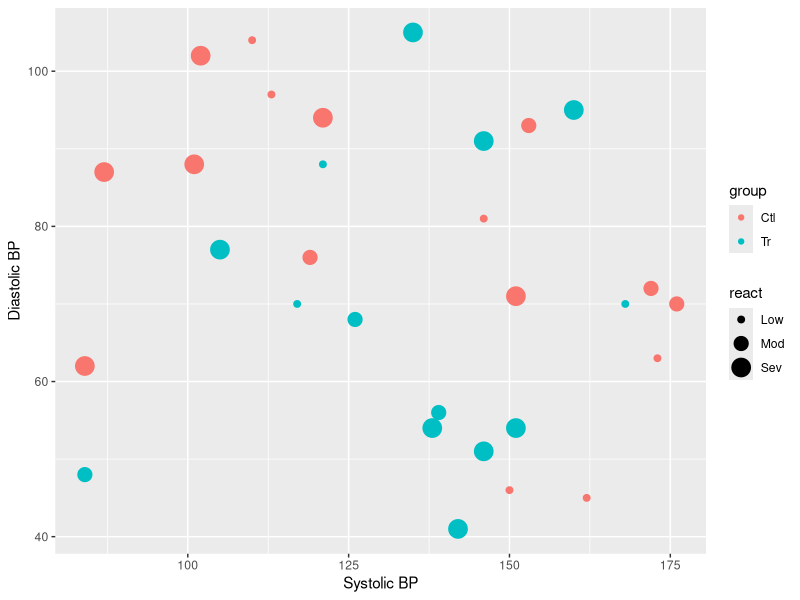
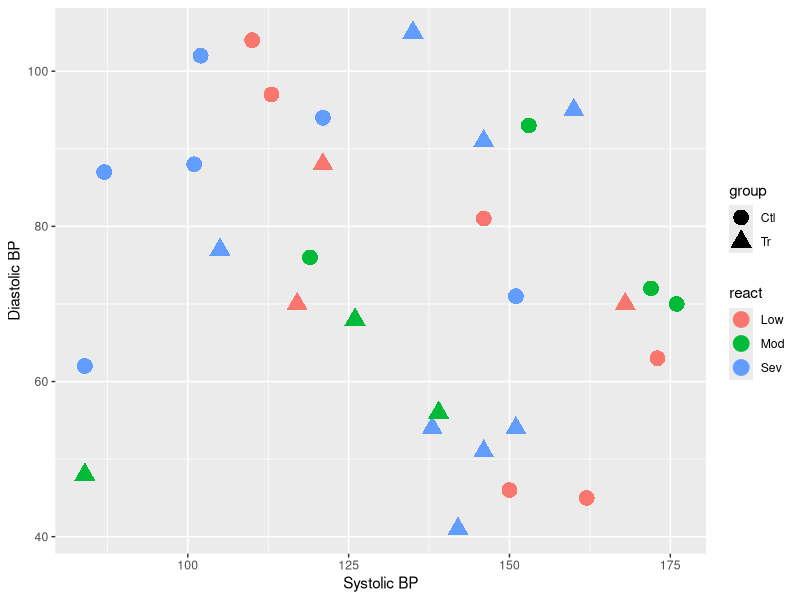

R code for these plots, in order:
## ---- chunk 1
library(ggplot2)
library(dplyr)
## ---- chunk 2
set.seed(101)
n <- 30
Tmp <- data.frame(
  sbp =  round(runif(n, min=80, max=180)),
  dbp = round(runif(n, min=40, max=110)),
  group = sample(c("Tr","Ctl"), size=n, replace=TRUE),
  react = sample( c("Low", "Sev", "Mod"), size=n, replace=TRUE)
)
Tmp <- Tmp %>% mutate(dbp = pmin(sbp, dbp))
p <- ggplot(Tmp, aes(x = sbp, y = dbp)) + xlab("Systolic BP") + ylab("Diastolic BP")
p + geom_point(aes(color = group, size=react)) 
p + geom_point(size=5, aes(shape=group, color=react))
## ---- chunk 3
head(Tmp)
## ---- chunk 4
Tmp2 <- Tmp %>%
  rename(x=sbp, y=dbp, color=react, shape=group )
head(Tmp2)
